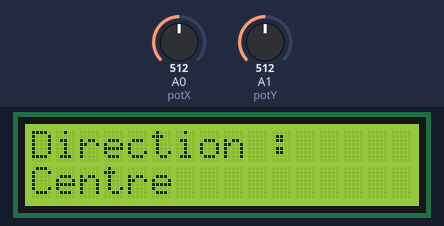
Bench run of a sketch on a simulated Arduino Uno, built with avr-gcc and run on an emulated ATmega328P. Parts: 16×2 character LCD. Inputs (shaded band) come from the test bench; at power-on: A0 (potX) = 512, A1 (potY) = 512.

Above: at 1.2 s.
1.3 s: A0 (potX) set to 586
2.8 s: A0 (potX) set to 617
At 3.5 s:
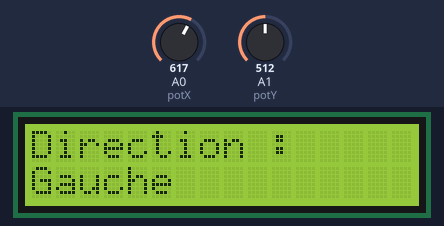
4.3 s: A0 (potX) set to 390
At 5.2 s:
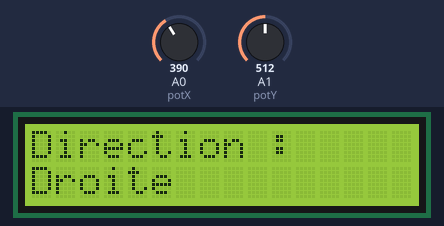
5.8 s: A0 (potX) set to 411
At 7.1 s:
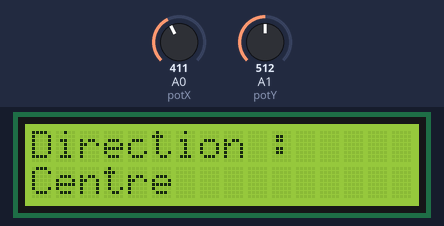
7.4 s: A1 (potY) set to 592
8.9 s: A1 (potY) set to 618
At 9.5 s:
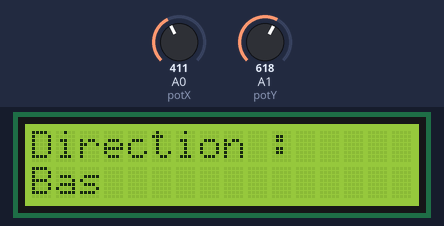
Timing chart, 0 to 11.4 s (numbered marks = the images above; inputs shaded):
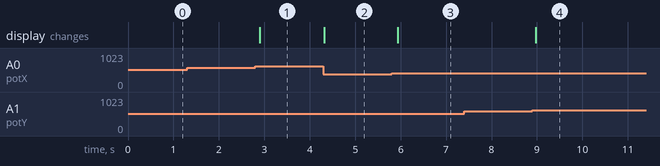

Measured:
- the behaviour switches between 600 and 601 on A0 (potX) (found by bisection; images 0 and 1)
- the behaviour switches between 399 and 400 on A0 (potX) (found by bisection; images 2 and 3)
- the behaviour switches between 600 and 601 on A1 (potY) (found by bisection; images 3 and 4)
- after the input at 1.3 s, every drawn part: stays the same
- after the input at 2.8 s, the display: changes after 0.10 s (image 1)
- after the input at 4.3 s, the display: changes at once (image 2)
- after the input at 5.8 s, the display: changes after 0.13 s (image 3)
- after the input at 7.4 s, every drawn part: stays the same
- after the input at 8.9 s, the display: changes after 0.07 s (image 4)

The sketch:

version_tinkercad_pot.ino
```cpp
#include <LiquidCrystal.h>

// LCD classique : rs, en, d4, d5, d6, d7
LiquidCrystal lcd_1(12, 11, 5, 4, 3, 2);

// Broches analogiques des potentiomètres
const int potX = A0;  // remplace VRx
const int potY = A1;  // remplace VRy

void setup() {
  lcd_1.begin(16, 2);
  lcd_1.setCursor(0, 0);
  lcd_1.print("Direction :");
}

void loop() {
  int x = analogRead(potX);  // potentiomètre X
  int y = analogRead(potY);  // potentiomètre Y

  lcd_1.setCursor(0, 1);

  // Interprétation des positions
  if (x < 400) {
    lcd_1.print("Droite         ");
  } else if (x > 600) {
    lcd_1.print("Gauche         ");
  } else if (y < 400) {
    lcd_1.print("Haut           ");
  } else if (y > 600) {
    lcd_1.print("Bas            ");
  } else {
    lcd_1.print("Centre         ");
  }

  delay(200);  // Anti-bruit
}
```
